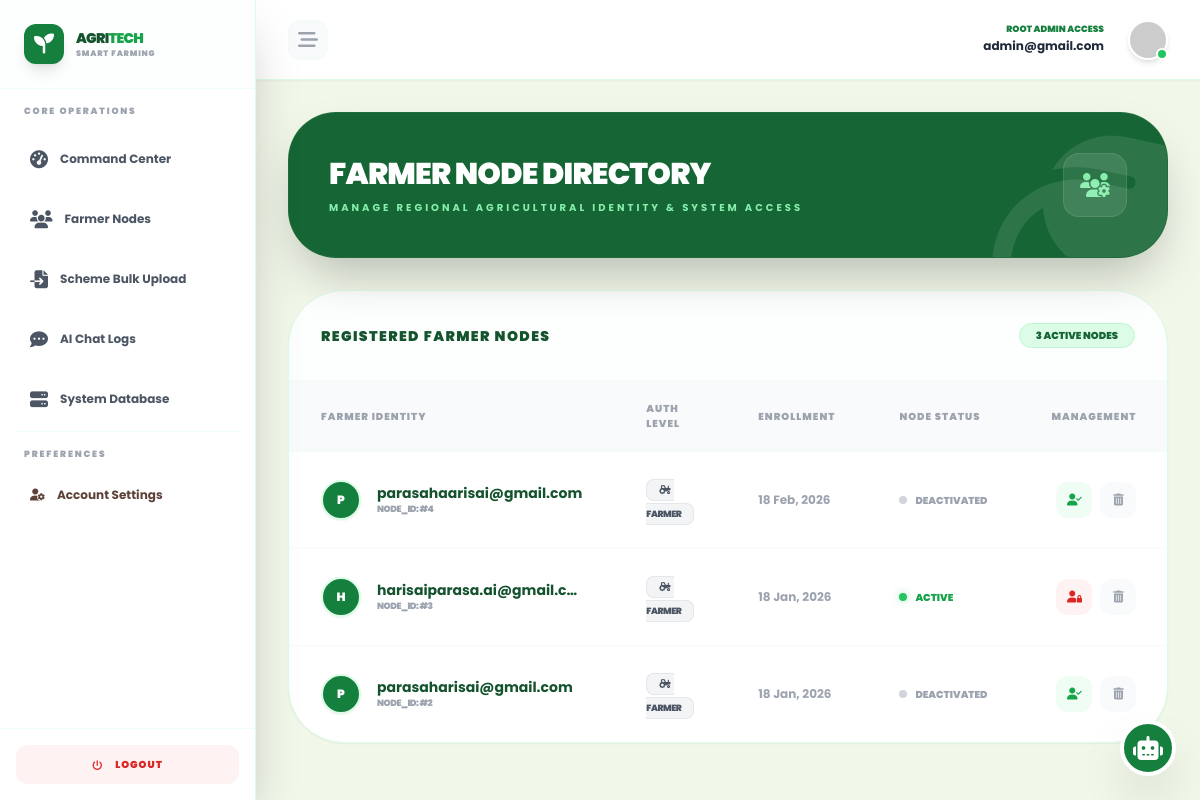
/en/admin-center/users/ (signed in), run on the app's committed database.
### accounts/models.py (models this page shows, shortened)
class User(AbstractUser):
    username = None
    email = models.EmailField(unique=True)
    is_verified = models.BooleanField(default=False)
    login_count = models.PositiveIntegerField(default=0)
    USERNAME_FIELD = 'email'
    REQUIRED_FIELDS = []
    objects = CustomUserManager()

### portal/views.py (the view)
# urls.py: path('admin-center/users/', portal_views.user_directory_view, name='admin_user_management'),
@user_passes_test(lambda u: u.is_superuser)
def user_directory_view(request):
    return render(request, 'dashboards/user_directory.html', {
        'users': User.objects.filter(is_superuser=False).order_by('-date_joined')
    })

### portal/context_processors.py (called while the page is built)
def base_template(request):
    if request.user.is_authenticated:
        return {"base_template": "base2.html"}
    return {"base_template": "base1.html"}

### templates/dashboards/user_directory.html (shortened to what this page needs)
{% extends 'base2.html' %}
{% load i18n %}
{% block content %}
{% block dashboard_content %}
<div class="max-w-7xl mx-auto space-y-8 animate-in fade-in duration-700">
    <div class="bg-green-800 p-10 rounded-[3rem] text-white flex justify-between items-center shadow-2xl relative overflow-hidden border border-white/5">
        <div class="relative z-10">
            <h1 class="text-3xl font-black uppercase tracking-tight">{% translate "Farmer Node Directory" %}</h1>
            <p class="text-green-300 text-[10px] font-bold uppercase tracking-[0.3em] mt-2">{% translate "Manage Regional Agricultural Identity & System Access" %}</p>
        </div>
        <div class="w-16 h-16 bg-white/10 rounded-2xl flex items-center justify-center border border-white/10">
            <i class="fa-solid fa-users-gear text-green-300 text-2xl"></i>
        </div>
        <i class="fa-solid fa-leaf absolute -bottom-10 -right-10 text-[200px] opacity-10 rotate-12"></i>
    </div>
    <div class="bg-white rounded-[3.5rem] border border-green-100 shadow-sm overflow-hidden">
        <div class="p-8 border-b border-green-50 flex items-center justify-between bg-green-50/20">
            <h3 class="text-sm font-black text-green-900 uppercase tracking-widest">{% translate "Registered Farmer Nodes" %}</h3>
            <span class="bg-green-100 text-green-800 px-4 py-1 rounded-full text-[10px] font-black uppercase border border-green-200">
                {{ users.count }} {% translate "Active Nodes" %}
            </span>
        </div>
        <div class="overflow-x-auto">
            <table class="w-full text-left">
                <thead class="bg-gray-50 border-b border-green-50">
                    <tr>
                        <th class="px-8 py-5 text-[10px] font-black text-gray-400 uppercase tracking-widest">{% translate "Farmer Identity" %}</th>
                        <th class="px-8 py-5 text-[10px] font-black text-gray-400 uppercase tracking-widest">{% translate "Auth Level" %}</th>
                        <th class="px-8 py-5 text-[10px] font-black text-gray-400 uppercase tracking-widest">{% translate "Enrollment" %}</th>
                        <th class="px-8 py-5 text-[10px] font-black text-gray-400 uppercase tracking-widest">{% translate "Node Status" %}</th>
                        <th class="px-8 py-5 text-[10px] font-black text-gray-400 uppercase tracking-widest text-right">{% translate "Management" %}</th>
                    </tr>
                </thead>
                <tbody class="divide-y divide-gray-50">
                    {% for u in users %}
                    <tr class="hover:bg-green-50/30 transition-all group">
                        <td class="px-8 py-6">
                            <div class="flex items-center gap-4">
                                <div class="w-10 h-10 bg-green-700 rounded-full flex items-center justify-center text-white font-black text-xs border-2 border-green-100 shadow-sm">
                                    {{ u.email|first|upper }}
                                </div>
                                <div>
                                    <p class="text-sm font-bold text-green-900">{{ u.email|truncatechars:25 }}</p>
                                    <p class="text-[9px] text-gray-400 uppercase font-black tracking-tighter">NODE_ID: #{{ u.id }}</p>
                                </div>
                            </div>
                        </td>
                        <td class="px-8 py-6">
                            {% if u.is_superuser %}
                                <span class="bg-green-100 text-green-800 px-3 py-1 rounded-lg text-[9px] font-black uppercase tracking-tighter border border-green-200">
                                    <i class="fa-solid fa-server mr-1"></i> {% translate "Global Admin" %}
                                </span>
                            {% else %}
                                <span class="bg-gray-100 text-gray-600 px-3 py-1 rounded-lg text-[9px] font-black uppercase tracking-tighter border border-gray-200">
                                    <i class="fa-solid fa-tractor mr-1"></i> {% translate "Farmer" %}
                                </span>
                            {% endif %}
                        </td>
                        <td class="px-8 py-6 text-xs text-gray-400 font-bold">
                            {{ u.date_joined|date:"d M, Y" }}
                        </td>
                        <td class="px-8 py-6">
                            <div class="flex items-center gap-2">
                                <div class="w-2 h-2 {% if u.is_active %}bg-green-500 shadow-[0_0_8px_rgba(34,197,94,0.4)]{% else %}bg-gray-300{% endif %} rounded-full"></div>
                                <span class="text-[10px] font-black uppercase {% if u.is_active %}text-green-600{% else %}text-gray-400{% endif %}">
                                    {% if u.is_active %}{% translate "Active" %}{% else %}{% translate "Deactivated" %}{% endif %}
                                </span>
                            </div>
                        </td>
                        <td class="px-8 py-6 text-right">
                            <div class="flex justify-end gap-2">
                                {% if u != request.user %}
                                    <a href="{% url 'toggle_user_status' u.id %}"
                                       title="{% if u.is_active %}{% translate 'Deactivate Node' %}{% else %}{% translate 'Activate Node' %}{% endif %}"
                                       class="w-9 h-9 rounded-xl flex items-center justify-center transition-all
                                                {% if u.is_active %}bg-red-50 text-red-600 hover:bg-red-600 hover:text-white{% else %}bg-green-50 text-green-600 hover:bg-green-600 hover:text-white{% endif %}">
                                        <i class="fa-solid {% if u.is_active %}fa-user-lock{% else %}fa-user-check{% endif %} text-xs"></i>
                                    </a>
                                    <a href="#"
                                       onclick="return confirm('{% translate "Permanently wipe this farmer node data?" %}')"
                                       class="w-9 h-9 bg-gray-50 text-gray-400 rounded-xl flex items-center justify-center hover:bg-red-600 hover:text-white transition-all">
                                        <i class="fa-solid fa-trash-can text-xs"></i>
                                    </a>
                                {% else %}
                                    <span class="text-[8px] font-black text-gray-300 uppercase tracking-widest">{% translate "Current Session" %}</span>
                                {% endif %}
                            </div>
                        </td>
                    </tr>
                    {% endfor %}
                </tbody>
            </table>
        </div>
    </div>
</div>
{% endblock %}
{% endblock %}

### templates/base2.html (shortened to what this page needs)
{% load i18n %}
<!DOCTYPE html>
<html lang="{{ LANGUAGE_CODE }}">
<head>
    <script src="https://cdn.tailwindcss.com"></script>
    <link rel="stylesheet" href="https://cdnjs.cloudflare.com/ajax/libs/font-awesome/6.4.0/css/all.min.css">
</head>
<body class="min-h-screen flex">
    <aside id="sidebar" class="w-64 bg-white border-r border-green-100 h-screen flex flex-col sidebar-transition z-50 shrink-0 shadow-2xl">
        <div class="p-6 flex items-center gap-3 border-b border-green-50 bg-green-50/20">
            <div class="relative w-10 h-10 bg-green-700 rounded-xl flex items-center justify-center text-white shadow-lg shrink-0">
                <i class="fa-solid fa-seedling text-xl"></i>
            </div>
            <div class="flex flex-col logo-text">
                <span class="font-black text-sm tracking-tighter text-green-900 uppercase">Agri<span class="text-green-600">Tech</span></span>
                <span class="text-[8px] uppercase tracking-widest font-black text-gray-400">{% translate "Smart Farming" %}</span>
            </div>
        </div>
        <nav id="nav-container" class="flex-1 p-4 space-y-1 overflow-y-auto">
            {% if user.is_superuser %}
                {% include "partials/sidebar_admin.html" %}
            {% else %}
                {% include "partials/sidebar_user.html" %}
            {% endif %}
            <div class="pt-4 mt-4 border-t border-green-50">
                <p class="nav-header text-[9px] font-black text-gray-400 uppercase tracking-[0.2em] ml-2 mb-3">{% translate "Preferences" %}</p>
                <a href="{% url 'profile_settings' %}" class="nav-item flex items-center gap-3 p-3.5 rounded-2xl text-white-600 hover:bg-green-50 transition-all font-bold text-xs ">
                    <i class="fa-solid fa-user-gear"></i>
                    <span class="nav-text">{% translate "Account Settings" %}</span>
                </a>
            </div>
        </nav>
        <div class="p-4 border-t border-green-50">
            <form action="{% url 'accounts:logout' %}" method="post">
                <button type="submit" class="w-full flex items-center justify-center gap-3 p-3 rounded-xl bg-red-50 text-red-600 hover:bg-red-600 hover:text-white transition-all font-black text-[10px] uppercase tracking-widest">
                    <i class="fa-solid fa-power-off"></i>
                    <span class="nav-text">{% translate "Logout" %}</span>
                </button>
            </form>
        </div>
    </aside>
    <div class="flex-1 flex flex-col h-screen overflow-hidden">
        <header class="h-20 bg-white border-b border-green-100 flex items-center justify-between px-8 shrink-0 z-40 shadow-sm">
            <div class="flex items-center gap-4">
                <button onclick="toggleSidebar()" class="w-10 h-10 flex items-center justify-center rounded-xl bg-gray-50 text-gray-400 hover:text-green-700 transition-all border border-green-50">
                    <i class="fa-solid fa-bars-staggered text-xl"></i>
                </button>
            </div>
            <div class="flex items-center gap-6">
                <div class="text-right hidden md:block">
                    <p class="text-[9px] font-black text-green-700 uppercase leading-none mb-1">
                        {% if user.is_superuser %}{% translate "ROOT ADMIN ACCESS" %}{% else %}{% translate "VERIFIED FARMER" %}{% endif %}
                    </p>
                    <p class="text-xs font-bold text-gray-800">{{ user.email }}</p>
                </div>
                <div class="relative group cursor-pointer">
                    <img src="https://ui-avatars.com/api/?name={{ user.email }}&background=2E7D32&color=fff&bold=true"
                         class="w-10 h-10 rounded-full border-2 border-white shadow-md" alt="User Profile">
                    <div class="absolute bottom-0 right-0 w-3 h-3 bg-green-500 border-2 border-white rounded-full"></div>
                </div>
            </div>
        </header>
        <section class="flex-1 overflow-y-auto p-8 bg-[#F1F8E9]/50">
            <div class="max-w-7xl mx-auto">
                {% block content %}{% endblock %}
            </div>
        </section>
    </div>
    <div class="fixed bottom-6 right-6 z-50">
        <a href="{% url 'chatbot:chat_home' %}"
           title="{% translate 'Ask AgriExpert AI' %}"
           class="w-14 h-14 bg-green-700 rounded-full flex items-center justify-center text-white shadow-2xl hover:scale-110 hover:rotate-12 transition-all border-4 border-white">
            <i class="fa-solid fa-robot text-2xl"></i>
        </a>
    </div>
</body>
</html>

### templates/base2.html (style rules this page uses)
:root { --primary-green: #2E7D32; --light-green: #A5D6A7; --bg-wash: #F1F8E9; --earth-brown: #5D4037; }
body { font-family: 'Poppins', sans-serif; overflow: hidden; background-color: var(--bg-wash); color: var(--earth-brown); }
.sidebar-transition { transition: all 0.3s cubic-bezier(0.4, 0, 0.2, 1); }

### data on the page
User: email "admin@gmail.com"
User: email|first "P", email "parasahaarisai@gmail.com", id "4", date_joined "18 Feb, 2026", is_active False (drawn)
User: email|first "H", email "harisaiparasa.ai@gmail.c…", id "3", date_joined "18 Jan, 2026", is_active True (drawn)
User: email|first "P", email "parasaharisai@gmail.com", id "2", date_joined "18 Jan, 2026", is_active False (drawn)

### other printed values
{{ users.count }} "3"
